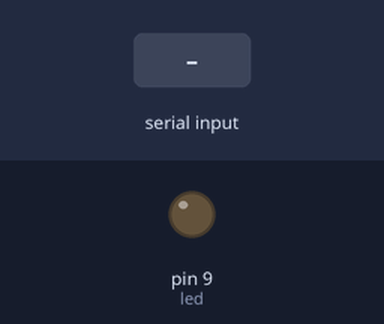
The sketch below on a simulated Arduino Uno, built with avr-gcc and run on an emulated ATmega328P. On the bench: output pins drawn as LEDs (lit = HIGH). Inputs (shaded band) come from the test bench.

Above: at 1.2 s.
1.3 s: "." received over Serial
At 2.45 s:
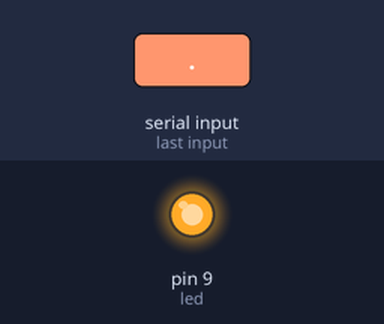
Timing chart, 0 to 4.3 s (numbered marks = the images above; inputs shaded):
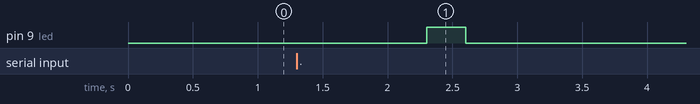

Measured:
- after the input at 1.3 s, pin 9 (led): LOW → HIGH after 1.0 s, → LOW 0.30 s later

The sketch:

sketch_nov23a.ino
```cpp
int led = 9;
String str;
int delay_letra = 0;

#define DOT_DELAY 300

#define DASH_DELAY 3 * DOT_DELAY

#define IN_LETTER_SPACE_DELAY DOT_DELAY
#define OUT_LETTER_SPACE_DELAY 3 * DOT_DELAY
#define WORD_SPACE_DELAY 7 * DOT_DELAY

void setup() {
  // put your setup code here, to run once:
  pinMode(led, OUTPUT);
  Serial.begin(9600);
}


void loop() {
  // put your main code here, to run repeatedly:
  if (Serial.available()){
    str = Serial.readString();
  for(int i=0; i<25;i++){
    if(str[i] == '.'){
      delay_letra = DOT_DELAY;
        digitalWrite(led, HIGH);
        delay(delay_letra);
        digitalWrite(led, LOW);
        delay(IN_LETTER_SPACE_DELAY);
      }
    else if(str[i] == '-'){
      delay_letra = DASH_DELAY;
        digitalWrite(led, HIGH);
        delay(delay_letra);
        digitalWrite(led, LOW);
        delay(IN_LETTER_SPACE_DELAY);
      }
    else if(str[i] == ' '){
       delay_letra = WORD_SPACE_DELAY;
         digitalWrite(led, HIGH);
        delay(delay_letra);
        digitalWrite(led, LOW);
        delay(IN_LETTER_SPACE_DELAY);
       }
    else if(str[i] == '\0'){
       delay_letra = WORD_SPACE_DELAY;
          digitalWrite(led, LOW);
          delay(delay_letra);
       }
}
  }

}
```
